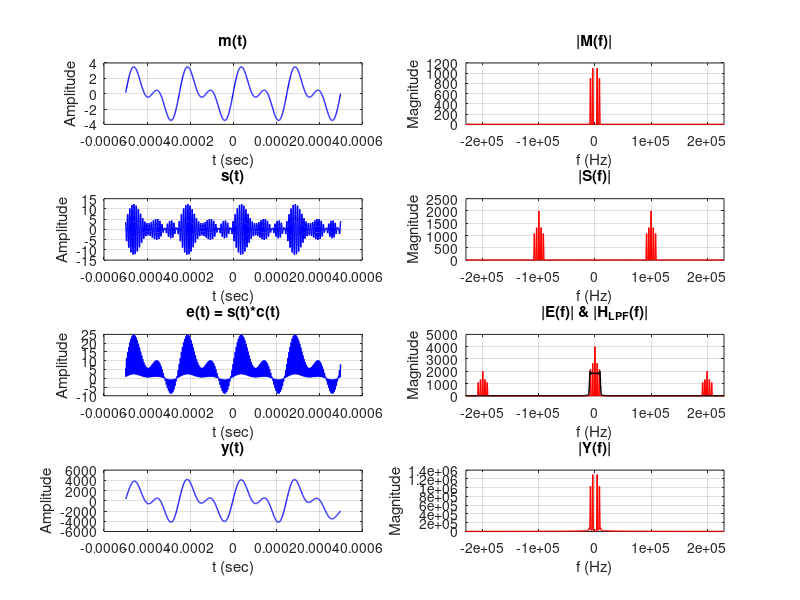

Recreate this plot in MATLAB. (Note: this script raises an error after producing the figure.)
clc; clear; close all;

fs = 1e6;
t = -0.0005+1/fs : 1/fs : 0.0005;

N = length(t);
f = (-N/2:N/2-1)*fs/N;

mt = 2.2*sin(2*pi*4e3*t) + 1.8*sin(2*pi*8e3*t);

Ac = 2;
fc = 1e5;
Ka = 0.6;
ct = Ac*cos(2*pi*fc*t);

st = Ac*(1 + Ka*mt).*ct;

et = st.*ct;

lpf = sinc(2.5*8e3*t)/N*(2.5*8e3)/2;

yt = conv(et, lpf, 'same');
yt = yt - mean(yt);

figure

subplot(4,2,1)
plot(t, mt, 'b', 'LineWidth', 1)
grid on
title('m(t)')
xlabel('t (sec)')
ylabel('Amplitude')

subplot(4,2,2)
plot(f, abs(fftshift(fft(mt))), 'r', 'LineWidth', 1)
grid on
title('|M(f)|')
xlabel('f (Hz)')
ylabel('Magnitude')
xlim([-2*fc-3e4 2*fc+3e4])

subplot(4,2,3)
plot(t, st, 'b', 'LineWidth', 1)
grid on
title('s(t)')
xlabel('t (sec)')
ylabel('Amplitude')

subplot(4,2,4)
plot(f, abs(fftshift(fft(st))), 'r', 'LineWidth', 1)
grid on
title('|S(f)|')
xlabel('f (Hz)')
ylabel('Magnitude')
xlim([-2*fc-3e4 2*fc+3e4])

subplot(4,2,5)
plot(t, et, 'b', 'LineWidth', 1)
grid on
title('e(t) = s(t)*c(t)')
xlabel('t (sec)')
ylabel('Amplitude')

subplot(4,2,6)
plot(f, abs(fftshift(fft(et))), 'r', 'LineWidth', 1)
hold on
plot(f, abs(fftshift(fft(lpf))) / max(abs(fftshift(fft(lpf)))) * max(abs(fftshift(fft(et)))) / 2, 'k', 'LineWidth', 1)
hold off
grid on
title('|E(f)| & |H_{LPF}(f)|')
xlabel('f (Hz)')
ylabel('Magnitude')
xlim([-2*fc-3e4 2*fc+3e4])

subplot(4,2,7)
plot(t, yt, 'b', 'LineWidth', 1)
grid on
title('y(t)')
xlabel('t (sec)')
ylabel('Amplitude')

subplot(4,2,8)
plot(f, abs(fftshift(fft(yt))), 'r', 'LineWidth', 1)
grid on
title('|Y(f)|')
xlabel('f (Hz)')
ylabel('Magnitude')
xlim([-2*fc-3e4 2*fc+3e4])

sgtitle('Lab 4 HW2: Synchronous Demodulation (Ka = 0.6)')

x_rect = abs(st);
alpha = 0.95;
yt_envo = zeros(1, N);
yt_envo(1) = x_rect(1);
for i = 2:N
    if x_rect(i) > yt_envo(i-1)
        yt_envo(i) = x_rect(i);
    else
        yt_envo(i) = alpha*yt_envo(i-1);
    end
end
yt_env = yt_envo - mean(yt_envo);

figure
subplot(3,1,1)
plot(t, st, 'b', 'LineWidth', 1)
hold on
plot(t, yt_envo, 'k', 'LineWidth', 1.5)
hold off
grid on
legend('s(t)', 'envelope')
title('s(t) and Detected Envelope')
xlabel('t (sec)')
ylabel('Amplitude')

subplot(3,1,2)
plot(t, x_rect, 'b', 'LineWidth', 1)
hold on
plot(t, yt_envo, 'k', 'LineWidth', 1.5)
hold off
grid on
legend('|s(t)|', 'peak tracking')
title('Rectified Signal and Peak Tracking')
xlabel('t (sec)')
ylabel('Amplitude')

subplot(3,1,3)
plot(t, mt/max(abs(mt)), 'r--', 'LineWidth', 1)
hold on
plot(t, yt_env/max(abs(yt_env)), 'b', 'LineWidth', 1)
hold off
grid on
legend('m(t) (normalized)', 'y_{env}(t) (normalized)')
title('Envelope Detector Output vs m(t)')
xlabel('t (sec)')
ylabel('Normalized Amplitude')
sgtitle('Lab 4 HW2: Envelope Detector (Ka = 0.6)')
